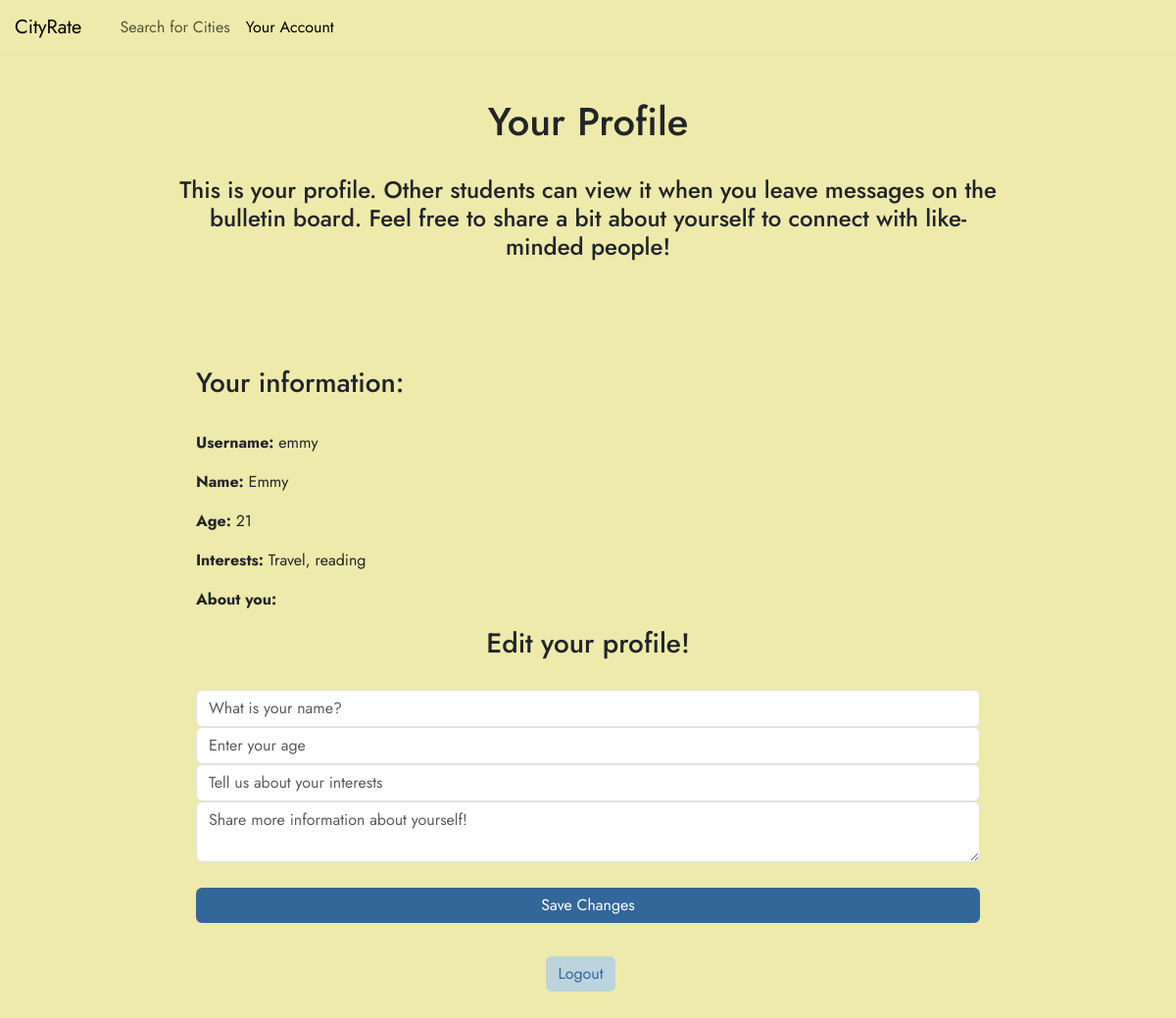
/profile (signed in), run on an earlier commit of the app's database.
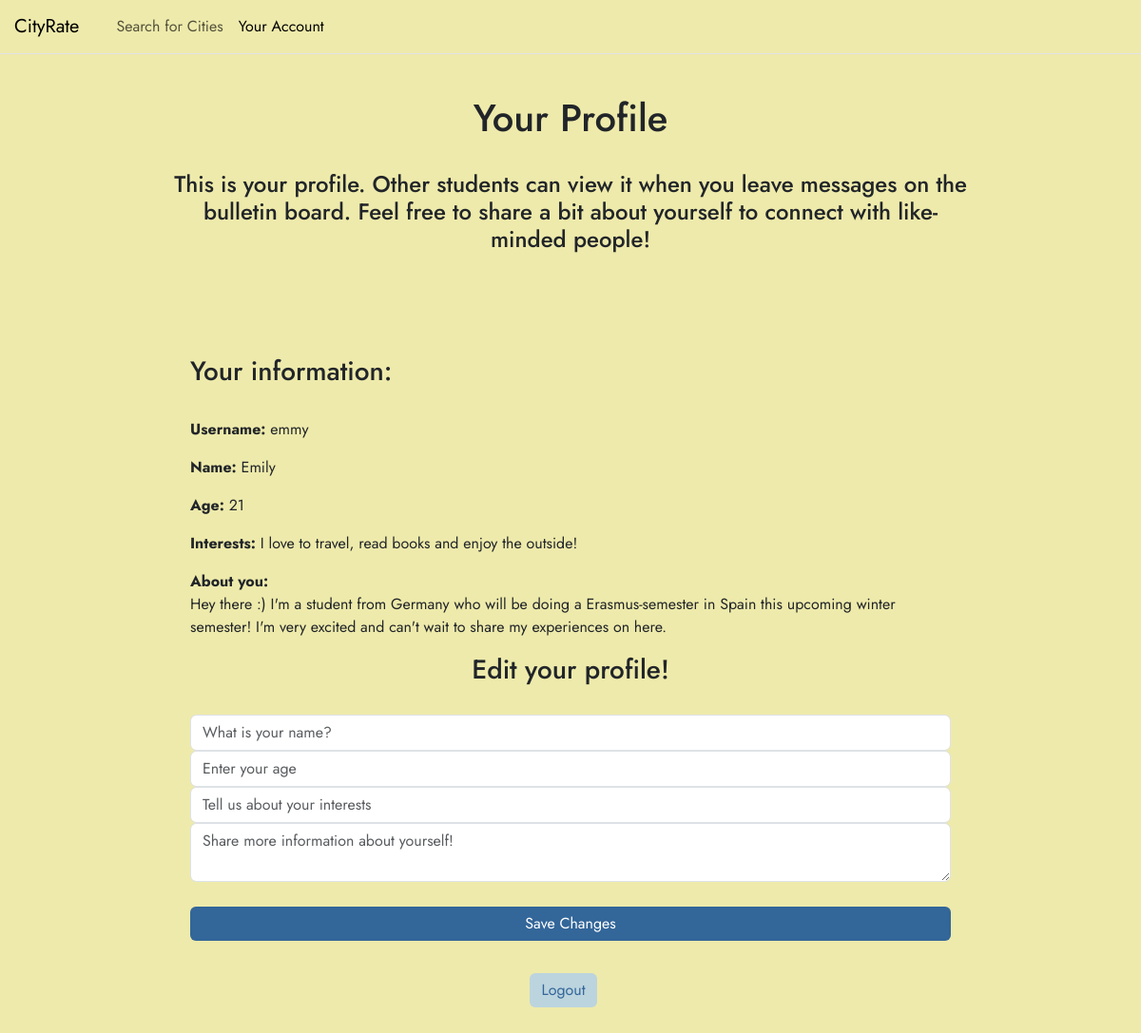
And on a later commit of the database.
### tables this page shows
CREATE TABLE user (
    id INTEGER PRIMARY KEY AUTOINCREMENT,
    username TEXT NOT NULL UNIQUE,
    password TEXT NOT NULL 
, name TEXT, age INTEGER, interests TEXT, about TEXT);

### app.py (the view, shortened to what this page needs)
@app.route('/profile',methods=['GET', 'POST'])
@login_required  #Seite ist geschützt, nur für eingeloggte User
def profile():
    db_con = get_db_con()
    form = ProfileForm() #Instanz von ProfileForm
    user_info = db_con.execute('SELECT username, name, age, interests, about FROM user WHERE id = ?',
                               (current_user.id,)).fetchone()
    return render_template('profile.html', form=form, user=user_info)

### forms.py
class ProfileForm(FlaskForm):
    name = StringField(validators=[Optional(),Length(min=2, max=30)])
    age = IntegerField(validators=[Optional(),NumberRange(min=1, max=120)])
    interests = StringField(validators=[Optional(),Length(min=2, max=60)])
    about = TextAreaField(validators=[Optional(),Length(min=2, max=700)])
    submitProfile = SubmitField('Save Changes')

### app.py (called while the page is built)
@login_manager.user_loader #Flask-Login decorator, um eingeloggten Benutzer zu laden
def load_user(user_id):
    return User.get(user_id) #User mit ID wird aus Datenbank geholt

    @staticmethod
    def get(user_id):
        db_con = get_db_con()
        getuser = db_con.execute(
            'SELECT * FROM user WHERE id = ?', (user_id,)).fetchone()
        if getuser:
            return User(id=getuser['id'],username= getuser['username'], password=getuser['password'] )
        return None

### db.py (called while the page is built)
def get_db_con(pragma_foreign_keys = True):
    if 'db_con' not in g:
        g.db_con = sqlite3.connect(
            current_app.config['DATABASE'],
            detect_types=sqlite3.PARSE_DECLTYPES
        )
        g.db_con.row_factory = sqlite3.Row
        if pragma_foreign_keys:
            g.db_con.execute('PRAGMA foreign_keys = ON;')
    return g.db_con

def close_db_con(e=None):
    db_con = g.pop('db_con', None)
    if db_con is not None:
        db_con.close()

### templates/profile.html (shortened to what this page needs)
{% from 'bootstrap5/nav.html' import render_nav_item %}
<!DOCTYPE html>
<html>
<head>
    {{ bootstrap.load_css() }}
<link rel="stylesheet" href="{{ url_for('static', filename='css/style.css') }}">
</head>
<body>
  <nav class="navbar navbar-expand-xl border-bottom mb-3 fixed-top">
        <div class="container-fluid px-0">
            <a class="navbar-brand" href="{{ url_for('home') }}"  style ="padding-left: 15px;" >CityRate</a>
            <div class="collapse navbar-collapse" id="menu">
    <ul class="navbar-nav me-auto mb-2 mb-lg-0" style="padding-left: 15px;">
        {{ render_nav_item('search', 'Search for Cities') }}
        {{ render_nav_item('profile', 'Your Account') }}
    </ul>
    </div>
        </div>
    </nav>
    <header , style="margin-left: 180px; margin-right: 180px;">
       <h1> Your Profile </h1> <br>
        <h4>This is your profile. Other students can view it when you leave messages on the bulletin board.
            Feel free to share a bit about yourself to connect with like-minded people! </h4>
    </header>
    <main>
        <div class="card-body", style="text-align: left; margin-left: 200px; margin-right: 200px;">
            <h3 , style="text-align: left;"> Your information: </h3> <br>
            <p><strong>Username:</strong> {{ user['username'] }}</p>
            <p><strong>Name:</strong> {{ user['name'] }}</p>
            <p><strong>Age:</strong> {{ user['age'] }}</p>
            <p><strong>Interests:</strong> {{ user['interests'] }}</p>
            <p><strong>About you:</strong><br> {{ user['about'] }}</p>
        </div>
    <h3> Edit your profile! </h3>
    <form method="POST" action="{{ url_for('profile') }}" style="display: flex; flex-direction: column; justify-content: center; gap: 10px; margin-top: 30px; margin-left: 200px; margin-right: 200px">
    <div class="mb-3">
            {{ form.name(class="form-control", placeholder="What is your name?") }}
            {{ form.age(class="form-control", placeholder="Enter your age") }}
            {{ form.interests(class="form-control", placeholder="Tell us about your interests") }}
            {{ form.about(class="form-control", placeholder="Share more information about yourself!") }}
        </div>
    {{ form.submitProfile(class="btn btn-primary custom-button1") }} <br>
    </form>
    <div class="button-container" style="display: flex; justify-content: center; gap: 15px; margin-bottom: 50px;">
    <a href="/logout" class="btn custom-button2">Logout</a>
    </div>
    </main>
</body>
</html>

### static/css/style.css (style rules this page uses)
h1, h2, h3, h4, h5, h6 { text-align: center; }
body { padding-top: 100px; background-color: #EEEAAB; font-family: 'Jost', sans-serif; }
main { background-color: #EEEAAB; font-family: 'Jost', sans-serif; text-align: center; padding-top: 100px; }
nav.navbar { background-color: #EEEAAB; opacity: 1; }
.custom-button1 { background-color: #336699; color: white; border: none; }
.custom-button2 { background-color: #BCD4DE; color: #336699; border: #336699; margin-right: 15px; }

What changed in the data, as far as the page shows it:
changed user "emmy": name "Emmy" → "Emily"; interests "Travel, reading" → "I love to travel, read books and enjoy the outside!"; about (not shown) → "Hey there :) I'm a student from Germany who will be doing a Erasmus-semester in Spain this upcoming winter semester! I'm very excited and can't wait to share my experiences on here."
